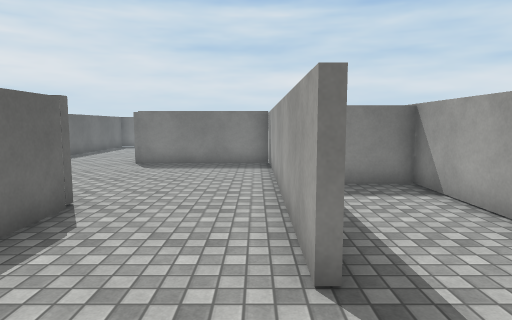
[1] (above)

24 first-person views from a walk through a Unity game level. The camera is 1.5 m above the floor, tilts 6° down and sees 75° across. The floor is counted in squares, 1 m on a side. Each view is taken from the middle of a square. On the plan, view 1 faces up. The plan holds only what a view shows up to about 15 squares ahead; the rest is blank. Some animated figures are not drawn. Surface patterns are stand-ins for the level's own textures.

[2]
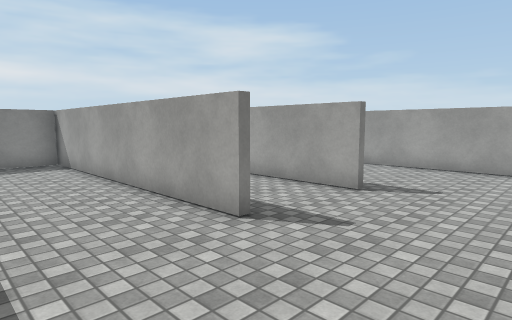

[3]
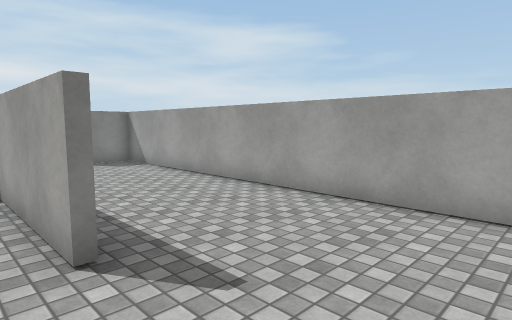

[4]
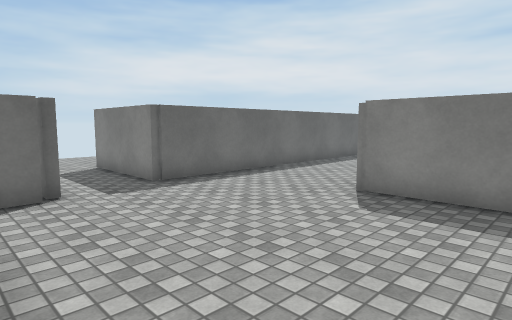

[5]
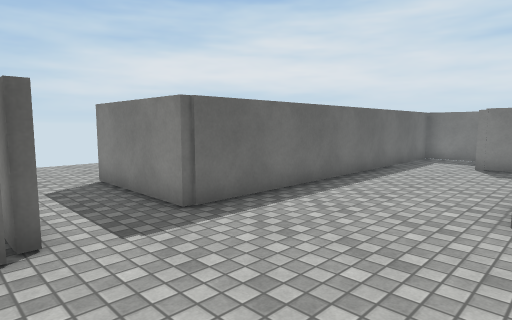

[6]
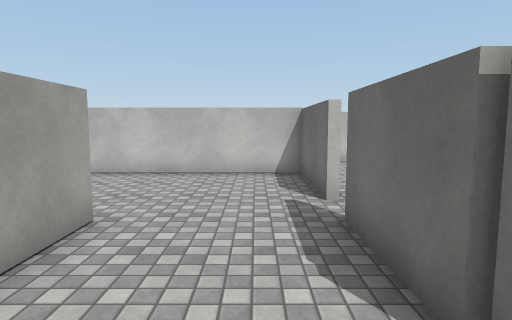

[7]
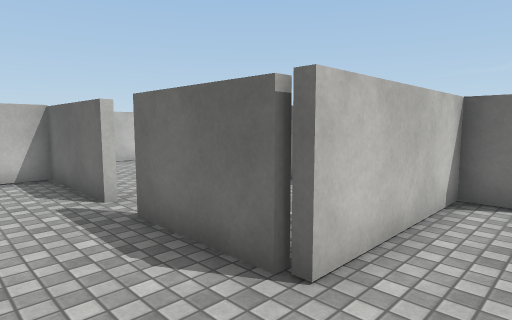

[8]
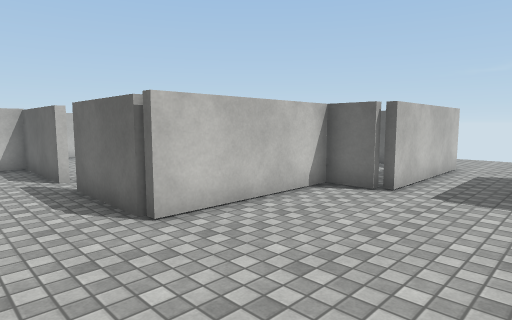

[9]
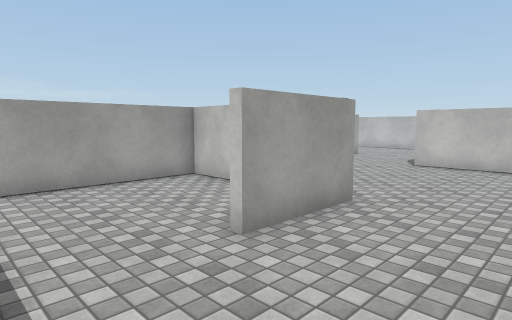

[10]
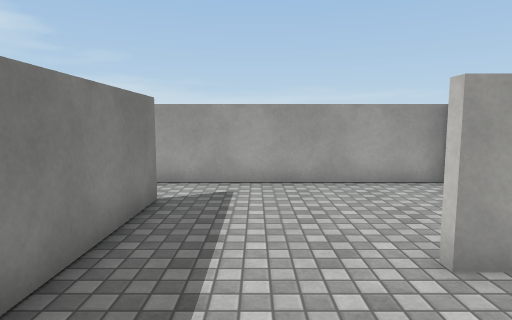

[11]
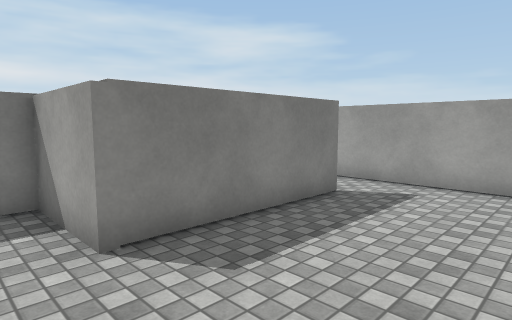

[12]
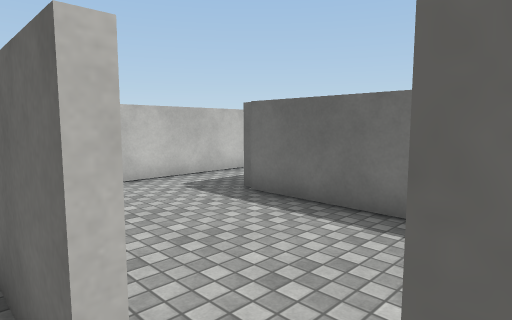

[13]
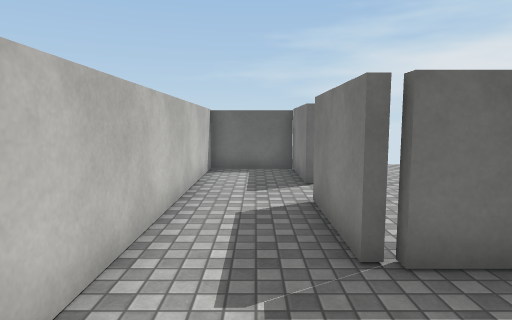

[14]
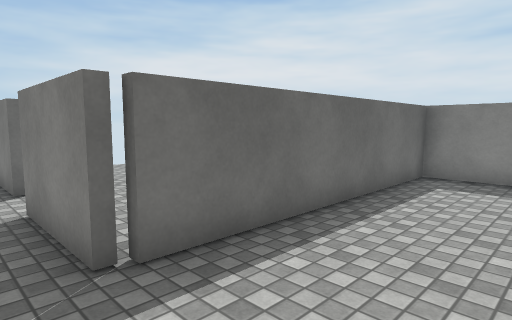

[15]
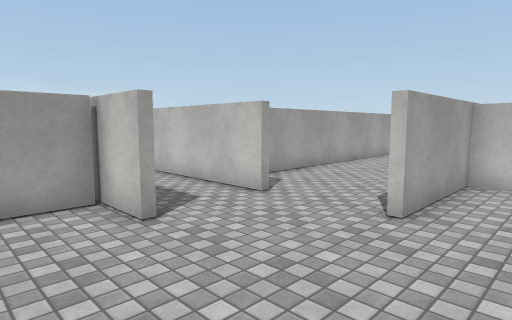

[16]
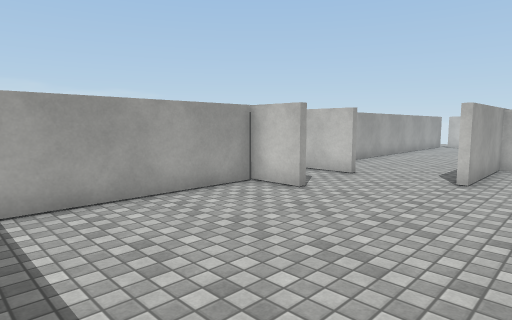

[17]
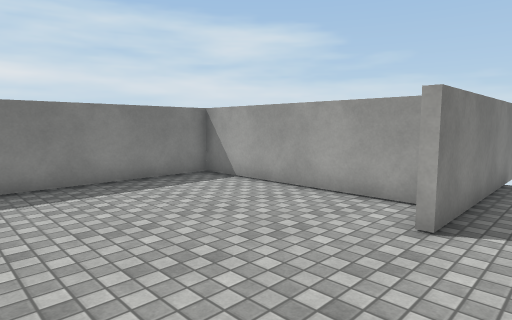

[18]
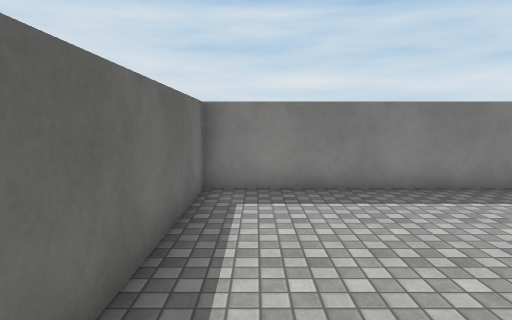

[19]
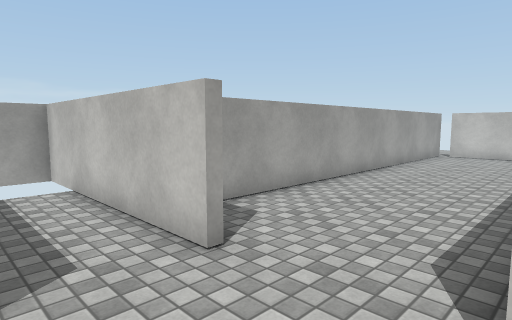

[20]
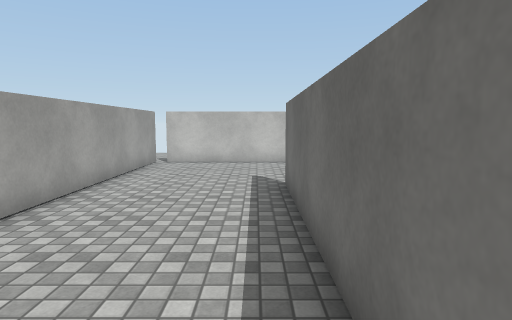

[21]
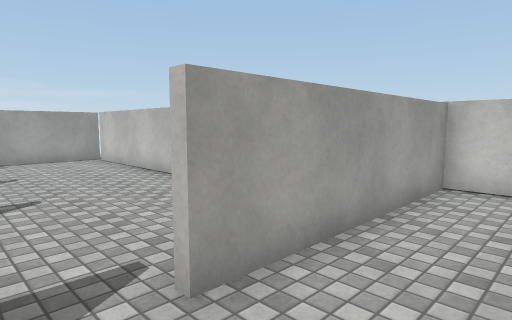

[22]
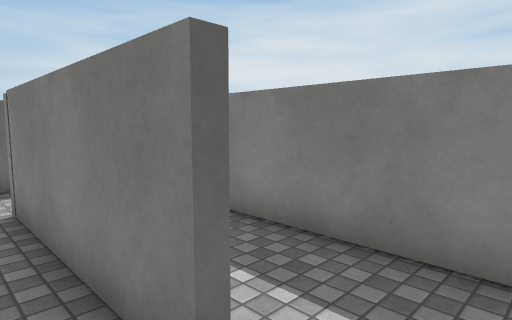

[23]
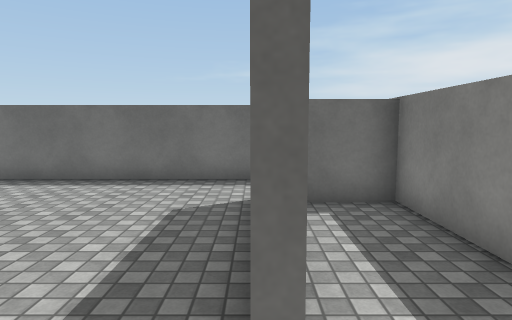

[24]
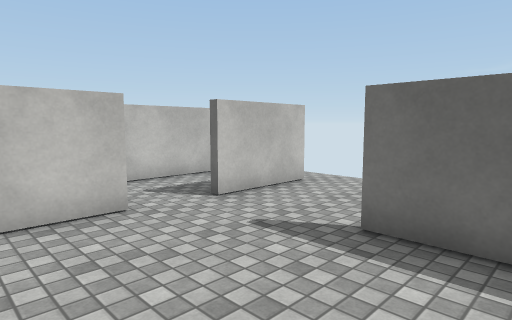

### Floor plan
Ten units are one square. View 1 is at (0, 0); x grows to the right and y downward. Boxes are objects, and circles mark ways between rooms. Rooms are numbered by the first view taken in them; rooms with no view inside come last. Other rooms are left out.
<svg viewBox="-169 -232 309 292">
<path fill="none" stroke="#000" d="M5 -129 -47 -129 -47 -160M-12 -132 5 -132M31 -87 40 -87 40 -128M43 -101 43 -28M71 -127 135 -127M5 -29 5 -212M68 -157 89 -157M-83 -76 -83 -63 -34 -63 -34 -28M-14 -200 -66 -200 -66 -227 -90 -227 -90 -103 -131 -103M40 -26 40 -84 22 -84M84 -158 84 -227 8 -227 8 -164M-34 -15 -34 23 86 23M131 -154 68 -154M-136 -79 -85 -79M90 25 90 -124 75 -124M-84 29 -115 29M-132 29 -163 29 -163 55 -37 55 -37 -15M-62 -60 -83 -60 -83 25M-85 -77 -94 -77M-133 -25 -133 -8M-164 26 -132 26M-115 26 -96 26M-4 -227 -64 -227 -64 -210"/>
<circle cx="-40" cy="-20" r="3" fill="#2a7"/>
<circle cx="-140" cy="-90" r="3" fill="#2a7"/>
<circle cx="-5" cy="-200" r="3" fill="#2a7"/>
<circle cx="-125" cy="30" r="3" fill="#2a7"/>
<text x="0" y="-110">1</text>
<text x="-70" y="10">2</text>
<text x="-140" y="-100">3</text>
<text x="-30" y="-220">4</text>
</svg>
Room 1 opens to room 2. Room 1 opens to room 3. Room 1 opens to room 4. Room 2 opens to room 3.

Where each view was taken, in squares from view 1:
view 1: 0 up, 0 right, facing up
view 2: 1 down, 3 left, facing up-right
view 3: 1 down, 3 right, facing up-right
view 4: 6 up, 1 left, facing up-left
view 5: 7 up, 4 left, facing up-left
view 6: 8 up, 2 left, facing down
view 7: 8 up, 1 left, facing down-left
view 8: 11 up, 1 left, facing down-left
view 9: 19 up, 8 left, facing down-right
view 10: 18 up, 8 left, facing right
view 11: 16 up, 8 left, facing up-right
view 12: 3 up, 3 left, facing down-left
view 13: 4 down, 5 left, facing left
view 14: 4 down, 5 left, facing up-left
view 15: 18 up, 2 right, facing down-right
view 16: 22 up, 2 right, facing down-right
view 17: 14 up, 2 right, facing up-right
view 18: 15 up, 2 right, facing up
view 19: 15 up, 4 right, facing down-right
view 20: 11 up, 5 right, facing down
view 21: 3 up, 6 left, facing down-right
view 22: 19 up, 0 right, facing up-left
view 23: 20 up, 0 right, facing left
view 24: 3 up, 9 left, facing down-left
